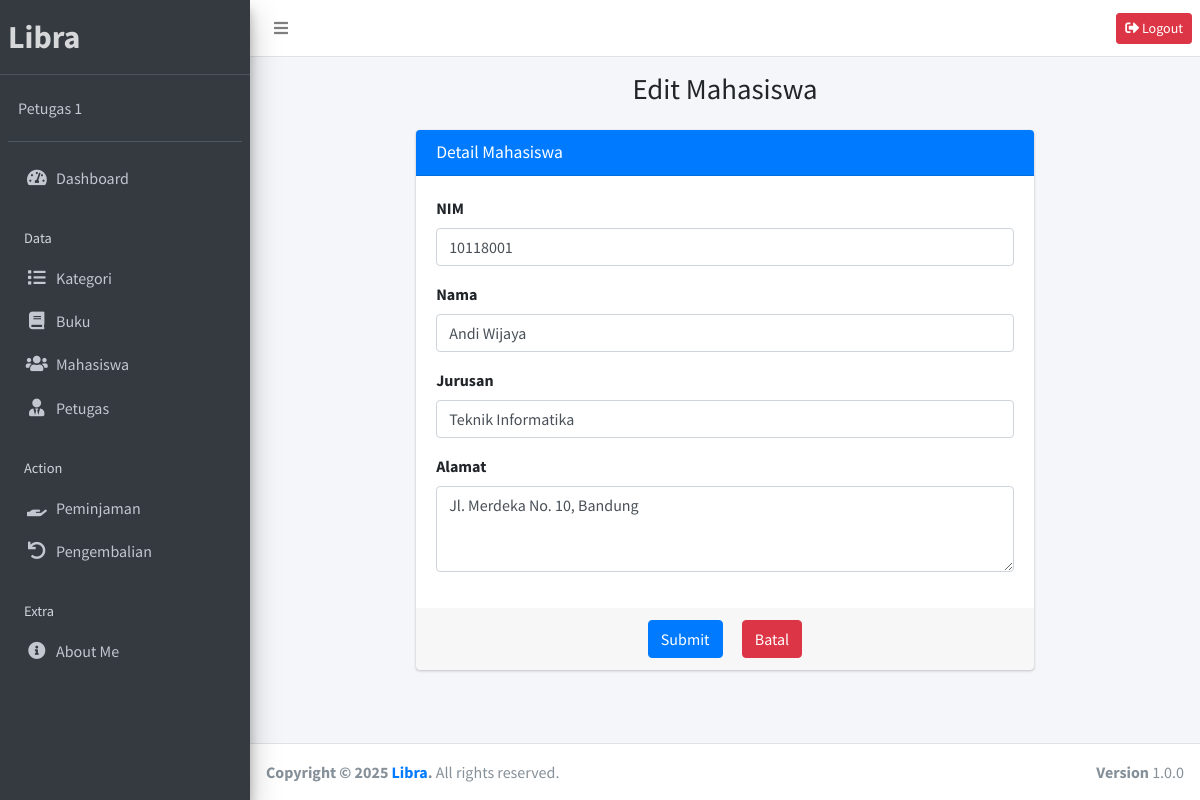
Page /public/mahasiswa/edit/1 (signed in) on the committed database.
### tables this page shows
CREATE TABLE `mahasiswa` (
  `id` int NOT NULL,
  `nim` varchar(20) NOT NULL,
  `nama` varchar(100) NOT NULL,
  `jurusan` varchar(50) NOT NULL,
  `alamat` text,
  `created_at` timestamp NULL DEFAULT CURRENT_TIMESTAMP
);

### app/controllers/Mahasiswa.php (called while the page is built, shortened)
<?php
class Mahasiswa extends Controller {
    public function edit($id)
    {
        $data['title'] = 'Detail Mahasiswa';
        $data['mahasiswa'] = $this->model('MahasiswaModel')->getMahasiswaById($id);
        $this->view('mahasiswa/edit', $data);
    }
}

### app/core/App.php (called while the page is built, shortened)
<?php
class App {
    protected $method = 'index';
    protected $params = [];
    public function __construct() {
        $url = $this->parseURL();
        if (isset($url[0]) && file_exists('../app/controllers/' . $url[0] . '.php')) {
            unset($url[0]);
        }
        $this->controller = new $this->controller;
        if (isset($url[1])) {
            if (method_exists($this->controller, $url[1])) {
                $this->method = $url[1];
                unset($url[1]);
            }
        }
        if (!empty($url)) {
            $this->params = array_values($url);
        }
        call_user_func_array([$this->controller, $this->method], $this->params);
    }
    public function parseURL() {
        if (isset($_GET['url'])) {
            $url = rtrim($_GET['url'], '/');
            $url = filter_var($url, FILTER_SANITIZE_URL);
            $url = explode('/', $url);
            return $url;
        }
        return ['Home'];
    }
}

### public/index.php (called while the page is built, shortened)
<?php
$app = new App;

### app/core/Database.php (called while the page is built, shortened)
<?php
class Database {
    private $host = DB_HOST;
    private $user = DB_USER;
    private $pass = DB_PASS;
    private $dbname = DB_NAME;
    private $dbh;
    private $stmt;
    public function __construct() {
        $dsn = "mysql:host={$this->host};dbname={$this->dbname}";
        $options = [
            PDO::ATTR_PERSISTENT => true,
            PDO::ATTR_ERRMODE => PDO::ERRMODE_EXCEPTION
        ];
        try {
            $this->dbh = new PDO($dsn, $this->user, $this->pass, $options);
        } catch (PDOException $e) {
            die("Koneksi gagal: " . $e->getMessage());
        }
    }
    public function query($sql) {
        $this->stmt = $this->dbh->prepare($sql);
    }
    public function bind($param, $value, $type = null) {
        if (is_null($type)) {
            switch (true) {
                case is_int($value):
                    $type = PDO::PARAM_INT;
                    break;
            }
        }
        $this->stmt->bindValue($param, $value, $type);
    }
    public function execute() {
        return $this->stmt->execute();
    }
    public function single() {
        $this->execute();
        return $this->stmt->fetch(PDO::FETCH_ASSOC);
    }
}

### app/models/MahasiswaModel.php (called while the page is built, shortened)
<?php
class MahasiswaModel {
    private $table = 'mahasiswa';
    private $db;
    public function __construct()
    {
        $this->db = new Database;
    }
    public function getMahasiswaById($id)
    {
        $this->db->query('SELECT * FROM ' . $this->table . ' WHERE id=:id');
        $this->db->bind('id', intval($id));
        return $this->db->single();
    }
}

### app/views/mahasiswa/edit.php (the view, shortened to what this page needs)
<div class="content-wrapper">
<section class="content-header">
        <div class="container-fluid">
            <div class="row mb-2">
                <div class="col-sm-12 text-center">
                    <h1>Edit Mahasiswa</h1>
                </div>
            </div>
        </div>
    </section>
    <section class="content">
        <div class="row justify-content-center">
            <div class="col-md-8">
                <div class="card card-primary">
                    <div class="card-header">
                        <h3 class="card-title text-center"><?= htmlspecialchars($data['title']); ?></h3>
                    </div>
                    <form role="form" action="<?= base_url; ?>/mahasiswa/updateMahasiswa" method="POST" enctype="multipart/form-data">
                        <div class="card-body">
                            <div class="form-group">
                                <label>NIM</label>
                                <input type="text" class="form-control" placeholder="Masukkan NIM..." name="nim" value="<?= htmlspecialchars($data['mahasiswa']['nim']); ?>" autocomplete="off" required>
                            </div>
                            <div class="form-group">
                                <label>Nama</label>
                                <input type="text" class="form-control" placeholder="Masukkan nama..." name="nama" value="<?= htmlspecialchars($data['mahasiswa']['nama']); ?>" autocomplete="off" required>
                            </div>
                            <div class="form-group">
                                <label>Jurusan</label>
                                <input type="text" class="form-control" placeholder="Masukkan jurusan..." name="jurusan" value="<?= htmlspecialchars($data['mahasiswa']['jurusan']); ?>" autocomplete="off" required>
                            </div>
                            <div class="form-group">
                                <label>Alamat</label>
                                <textarea class="form-control" placeholder="Masukkan alamat..." name="alamat" rows="3" required><?= htmlspecialchars($data['mahasiswa']['alamat']); ?></textarea>
                            </div>
                        </div>
                        <div class="card-footer text-center">
                            <button type="submit" class="btn btn-primary">Submit</button>
                            <a href="<?= base_url; ?>/mahasiswa" class="btn btn-danger ml-3">Batal</a>
                        </div>
                    </form>
                </div>
            </div>
        </div>
    </section>
</div>

### rows in the picture
mahasiswa: nim "10118001", nama "Andi Wijaya", jurusan "Teknik Informatika", alamat "Jl. Merdeka No. 10, Bandung"

### other values in the picture
$_SESSION['nama'] "Petugas 1"
$data['title'] "Detail Mahasiswa"
